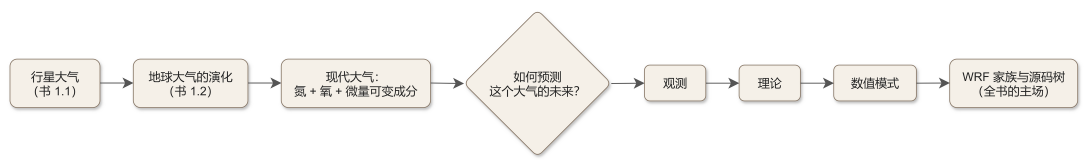
#> input picture doc/figs/mermaid/ch01_from_atmosphere_to_models_01.png, 3260 x 500 px, given in place of ch01_from_atmosphere_to_models_01.png.png, which was not available (shown at 1/3 size)
$ python diag_png_density.py ../../doc/figs/mermaid/ch01_from_atmosphere_to_models_01.png
#> lines starting #> are read from the running program, lines starting #| are printed output that depends on the picture; after the words box and inside, x2 and y2 are one past the last pixel; in counts of white or black regions, pixels touching at a corner belong together; pictures that were not available may be replaced by others from this repository, and a replacement may not be noted
"""PNG 全分辨率内容分布：非白像素真实包围盒 + 按高度 20 段的密度分布。"""
import pathlib, sys
import numpy as np
from PIL import Image

ROOT = pathlib.Path(r"d:\Code\Learn\WRF")
PNG_DIR = ROOT / "doc" / "figs" / "mermaid"

for stem in sys.argv[1:]:
    img = np.asarray(Image.open(PNG_DIR / f"{stem}.png").convert("RGB")).astype(int)
    H, W = img.shape[:2]
#> H = 500; W = 3260
    nonwhite = (img.min(axis=2) < 240)
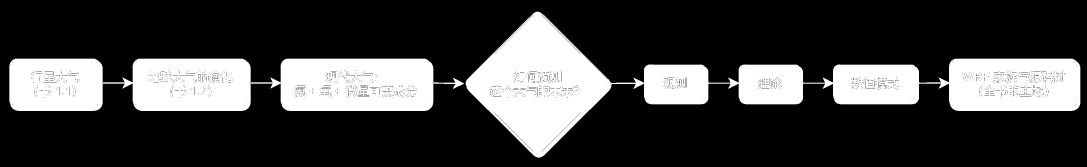
#> nonwhite: shape (500, 3260) bool (shown at 1/3 size); 25% white; 2 white regions, box (x1, y1, x2, y2) and area: (1397, 35, 3241, 473) 238420, (28, 176, 1392, 333) 168499
    ys, xs = np.nonzero(nonwhite)
    print(f"=== {stem}: {W}x{H} ===")
#| === ../../doc/figs/mermaid/ch01_from_atmosphere_to_models_01.png: 3260x500 ===
    if len(xs) == 0:
        print("  全白！")
        continue
    print(f"  非白包围盒 x {xs.min()}~{xs.max()} ({(xs.max()-xs.min())/W*100:.0f}% 宽), y {ys.min()}~{ys.max()} ({(ys.max()-ys.min())/H*100:.0f}% 高)")
#|   非白包围盒 x 28~3240 (99% 宽), y 35~472 (87% 高)
    print(f"  非白像素总数 {len(xs)} ({len(xs)/(W*H)*100:.1f}%)")
#|   非白像素总数 406919 (25.0%)
    dens = [nonwhite[i*H//20:(i+1)*H//20].sum() for i in range(20)]
#> dens = [0, 421, 1746, 3000, 4250, 5500, 6776, 45866, 61343, 64159, 63936, 61811, 52888, 18126, 5925, 4675, 3425, 2175, 897, 0]
    print("  高度 20 段密度:", " ".join(f"{d//1000}" if d else "." for d in dens))
#|   高度 20 段密度: . 0 1 3 4 5 6 45 61 64 63 61 52 18 5 4 3 2 0 .
    densx = [nonwhite[:, i*W//20:(i+1)*W//20].sum() for i in range(20)]
#> densx = [20533, 22192, 14492, 24949, 15489, 21195, 24693, 24269, 7008, 50967, 42017, 5807, 19014, 8889, 14738, 13108, 17198, 13879, 24711, 21771]
    print("  宽度 20 段密度:", " ".join(f"{d//1000}" if d else "." for d in densx))
#|   宽度 20 段密度: 20 22 14 24 15 21 24 24 7 50 42 5 19 8 14 13 17 13 24 21
    print()

$ run again, on doc/figs/mermaid/ch04_registry_mechanism_03.png
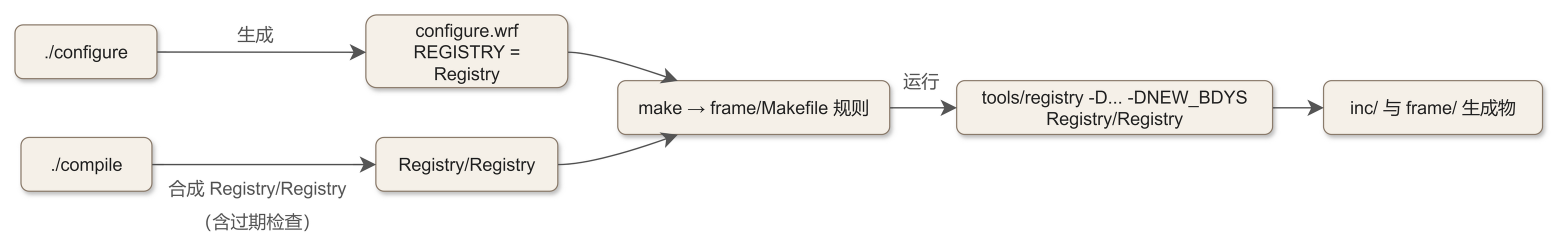
#> input picture doc/figs/mermaid/ch04_registry_mechanism_03.png, 3112 x 484 px, given in place of ch04_registry_mechanism_03.png.png, which was not available (shown at 1/2 size)
#> `nonwhite = (img.min(axis=2) < 240)`:
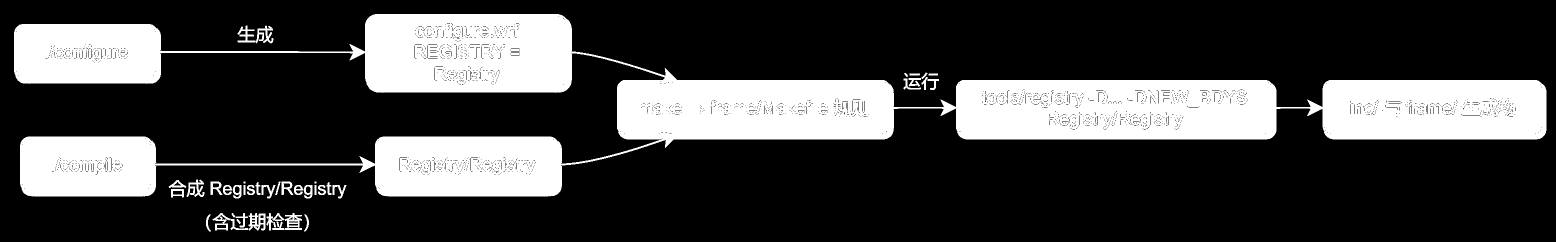
#> nonwhite: shape (484, 3112) bool (shown at 1/2 size); 25.2% white; 38 white regions (2 under 20 px), largest, box (x1, y1, x2, y2) and area: (28, 28, 3093, 393) 370413, (425, 426, 531, 461) 1426, (533, 426, 604, 461) 1096
#| === ../../doc/figs/mermaid/ch04_registry_mechanism_03.png: 3112x484 ===
#|   非白包围盒 x 28~3092 (98% 宽), y 28~462 (90% 高)
#|   非白像素总数 380022 (25.2%)
#> dens = [0, 7911, 17000, 17206, 19008, 17223, 31242, 45417, 38896, 40359, 39033, 31485, 15842, 17090, 16000, 18650, 4409, 697, 2388, 166]
#|   高度 20 段密度: . 7 17 17 19 17 31 45 38 40 39 31 15 17 16 18 4 0 2 0
#> densx = [28237, 36450, 4698, 6705, 12711, 41779, 42249, 14023, 19507, 18309, 18086, 9895, 13423, 17962, 17905, 18032, 8036, 17982, 18191, 15842]
#|   宽度 20 段密度: 28 36 4 6 12 41 42 14 19 18 18 9 13 17 17 18 8 17 18 15

$ run again, on doc/figs/mermaid/ch04_registry_mechanism_04.png
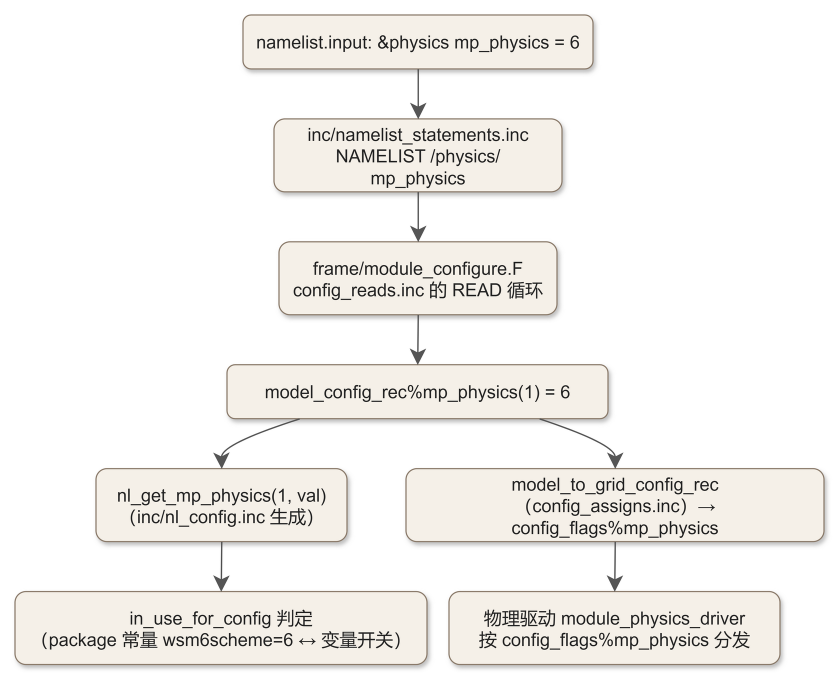
#> input picture doc/figs/mermaid/ch04_registry_mechanism_04.png, 1674 x 1358 px, given in place of ch04_registry_mechanism_04.png.png, which was not available (shown at 1/2 size)
#> `nonwhite = (img.min(axis=2) < 240)`:
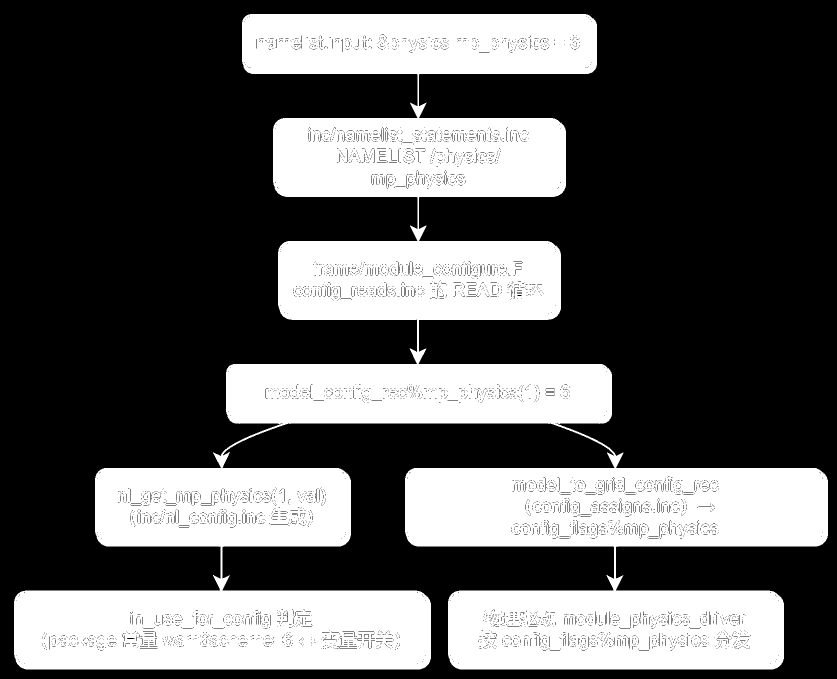
#> nonwhite: shape (1358, 1674) bool (shown at 1/2 size); 34.8% white; 1 white region, box (x1, y1, x2, y2) and area: (28, 28, 1656, 1339) 791680
#| === ../../doc/figs/mermaid/ch04_registry_mechanism_04.png: 1674x1358 ===
#|   非白包围盒 x 28~1655 (97% 宽), y 28~1338 (96% 高)
#|   非白像素总数 791680 (34.8%)
#> dens = [27441, 47126, 9185, 20057, 38268, 31301, 562, 33487, 36717, 16193, 14235, 51405, 25977, 19680, 89285, 89309, 9644, 61835, 97579, 72394]
#|   高度 20 段密度: 27 47 9 20 38 31 0 33 36 16 14 51 25 19 89 89 9 61 97 72
#> densx = [8343, 13104, 22304, 25205, 25639, 34684, 55292, 71653, 63057, 63253, 65676, 71540, 71418, 56360, 35206, 25171, 25173, 26002, 22595, 10005]
#|   宽度 20 段密度: 8 13 22 25 25 34 55 71 63 63 65 71 71 56 35 25 25 26 22 10

$ run again, on doc/figs/mermaid/ch06_wps_pipeline_01.png
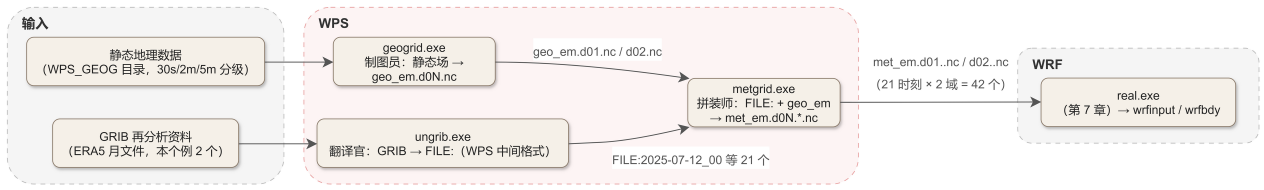
#> input picture doc/figs/mermaid/ch06_wps_pipeline_01.png, 3792 x 568 px, given in place of ch06_wps_pipeline_01.png.png, which was not available (shown at 1/3 size)
#> `nonwhite = (img.min(axis=2) < 240)`:
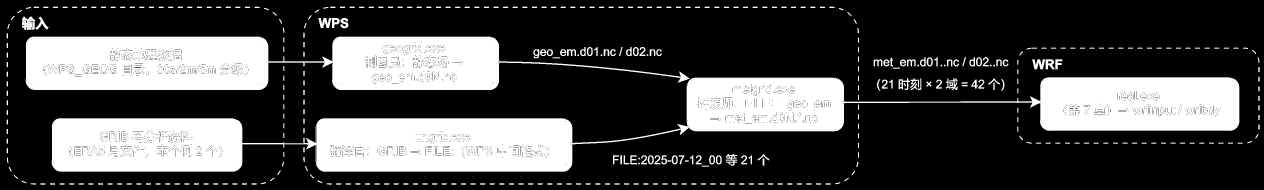
#> nonwhite: shape (568, 3792) bool (shown at 1/3 size); 28.4% white; 416 white regions (20 under 20 px), largest, box (x1, y1, x2, y2) and area: (154, 232, 3718, 516) 381577, (76, 109, 2069, 271) 194629, (66, 50, 106, 90) 1173
#| === ../../doc/figs/mermaid/ch06_wps_pipeline_01.png: 3792x568 ===
#|   非白包围盒 x 20~3778 (99% 宽), y 20~553 (94% 高)
#|   非白像素总数 612545 (28.4%)
#> dens = [4769, 538, 3125, 3820, 35257, 38326, 40079, 35974, 60182, 50157, 32023, 29039, 48673, 63039, 39164, 38686, 39063, 40461, 5329, 4841]
#|   高度 20 段密度: 4 0 3 3 35 38 40 35 60 50 32 29 48 63 39 38 39 40 5 4
#> densx = [25530, 60086, 59268, 55620, 10941, 54238, 59640, 57165, 32544, 5933, 9209, 32266, 30667, 12684, 4089, 3765, 19213, 30262, 30394, 19031]
#|   宽度 20 段密度: 25 60 59 55 10 54 59 57 32 5 9 32 30 12 4 3 19 30 30 19
